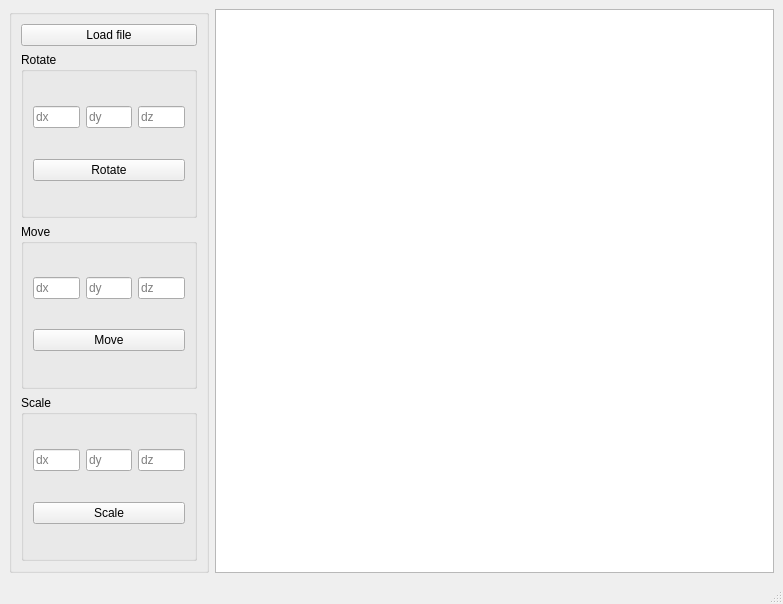
<?xml version="1.0" encoding="UTF-8"?>
<ui version="4.0">
 <class>MainWindow</class>
 <widget class="QMainWindow" name="MainWindow">
  <property name="geometry">
   <rect>
    <x>0</x>
    <y>0</y>
    <width>783</width>
    <height>604</height>
   </rect>
  </property>
  <property name="windowTitle">
   <string>MainWindow</string>
  </property>
  <widget class="QWidget" name="centralwidget">
   <layout class="QHBoxLayout" name="horizontalLayout">
    <item>
     <widget class="QGroupBox" name="groupBox_4">
      <property name="maximumSize">
       <size>
        <width>200</width>
        <height>16777215</height>
       </size>
      </property>
      <property name="title">
       <string/>
      </property>
      <layout class="QHBoxLayout" name="horizontalLayout_2">
       <item>
        <layout class="QVBoxLayout" name="verticalLayout_5">
         <item>
          <widget class="QPushButton" name="load_file">
           <property name="maximumSize">
            <size>
             <width>200</width>
             <height>16777215</height>
            </size>
           </property>
           <property name="text">
            <string>Load file</string>
           </property>
          </widget>
         </item>
         <item>
          <widget class="QGroupBox" name="groupBox_5">
           <property name="maximumSize">
            <size>
             <width>200</width>
             <height>16777215</height>
            </size>
           </property>
           <property name="title">
            <string>Rotate</string>
           </property>
           <layout class="QVBoxLayout" name="verticalLayout_6">
            <item>
             <layout class="QHBoxLayout" name="horizontalLayout_6">
              <item>
               <widget class="QLineEdit" name="angle_dx">
                <property name="maximumSize">
                 <size>
                  <width>100</width>
                  <height>16777215</height>
                 </size>
                </property>
                <property name="placeholderText">
                 <string>dx</string>
                </property>
               </widget>
              </item>
              <item>
               <widget class="QLineEdit" name="angle_dy">
                <property name="maximumSize">
                 <size>
                  <width>100</width>
                  <height>16777215</height>
                 </size>
                </property>
                <property name="placeholderText">
                 <string>dy</string>
                </property>
               </widget>
              </item>
              <item>
               <widget class="QLineEdit" name="angle_dz">
                <property name="maximumSize">
                 <size>
                  <width>100</width>
                  <height>16777215</height>
                 </size>
                </property>
                <property name="text">
                 <string/>
                </property>
                <property name="placeholderText">
                 <string>dz</string>
                </property>
               </widget>
              </item>
             </layout>
            </item>
            <item>
             <widget class="QPushButton" name="rotate">
              <property name="text">
               <string>Rotate</string>
              </property>
             </widget>
            </item>
           </layout>
          </widget>
         </item>
         <item>
          <widget class="QGroupBox" name="groupBox_6">
           <property name="maximumSize">
            <size>
             <width>200</width>
             <height>16777215</height>
            </size>
           </property>
           <property name="title">
            <string>Move</string>
           </property>
           <layout class="QVBoxLayout" name="verticalLayout_7">
            <item>
             <layout class="QHBoxLayout" name="horizontalLayout_4">
              <item>
               <widget class="QLineEdit" name="move_dx">
                <property name="maximumSize">
                 <size>
                  <width>100</width>
                  <height>16777215</height>
                 </size>
                </property>
                <property name="placeholderText">
                 <string>dx</string>
                </property>
               </widget>
              </item>
              <item>
               <widget class="QLineEdit" name="move_dy">
                <property name="maximumSize">
                 <size>
                  <width>100</width>
                  <height>16777215</height>
                 </size>
                </property>
                <property name="placeholderText">
                 <string>dy</string>
                </property>
               </widget>
              </item>
              <item>
               <widget class="QLineEdit" name="move_dz">
                <property name="maximumSize">
                 <size>
                  <width>100</width>
                  <height>16777215</height>
                 </size>
                </property>
                <property name="placeholderText">
                 <string>dz</string>
                </property>
               </widget>
              </item>
             </layout>
            </item>
            <item>
             <widget class="QPushButton" name="move">
              <property name="text">
               <string>Move</string>
              </property>
             </widget>
            </item>
           </layout>
          </widget>
         </item>
         <item>
          <widget class="QGroupBox" name="groupBox_7">
           <property name="maximumSize">
            <size>
             <width>200</width>
             <height>16777215</height>
            </size>
           </property>
           <property name="title">
            <string>Scale</string>
           </property>
           <layout class="QVBoxLayout" name="verticalLayout_8">
            <item>
             <layout class="QHBoxLayout" name="horizontalLayout_7">
              <item>
               <widget class="QLineEdit" name="scale_dx">
                <property name="maximumSize">
                 <size>
                  <width>100</width>
                  <height>16777215</height>
                 </size>
                </property>
                <property name="placeholderText">
                 <string>dx</string>
                </property>
               </widget>
              </item>
              <item>
               <widget class="QLineEdit" name="scale_dy">
                <property name="maximumSize">
                 <size>
                  <width>100</width>
                  <height>16777215</height>
                 </size>
                </property>
                <property name="placeholderText">
                 <string>dy</string>
                </property>
               </widget>
              </item>
              <item>
               <widget class="QLineEdit" name="scale_dz">
                <property name="maximumSize">
                 <size>
                  <width>100</width>
                  <height>16777215</height>
                 </size>
                </property>
                <property name="placeholderText">
                 <string>dz</string>
                </property>
               </widget>
              </item>
             </layout>
            </item>
            <item>
             <widget class="QPushButton" name="scale">
              <property name="text">
               <string>Scale</string>
              </property>
             </widget>
            </item>
           </layout>
          </widget>
         </item>
        </layout>
       </item>
      </layout>
     </widget>
    </item>
    <item>
     <widget class="QGraphicsView" name="graphicsView"/>
    </item>
   </layout>
  </widget>
  <widget class="QStatusBar" name="statusbar"/>
 </widget>
 <resources/>
 <connections/>
</ui>
